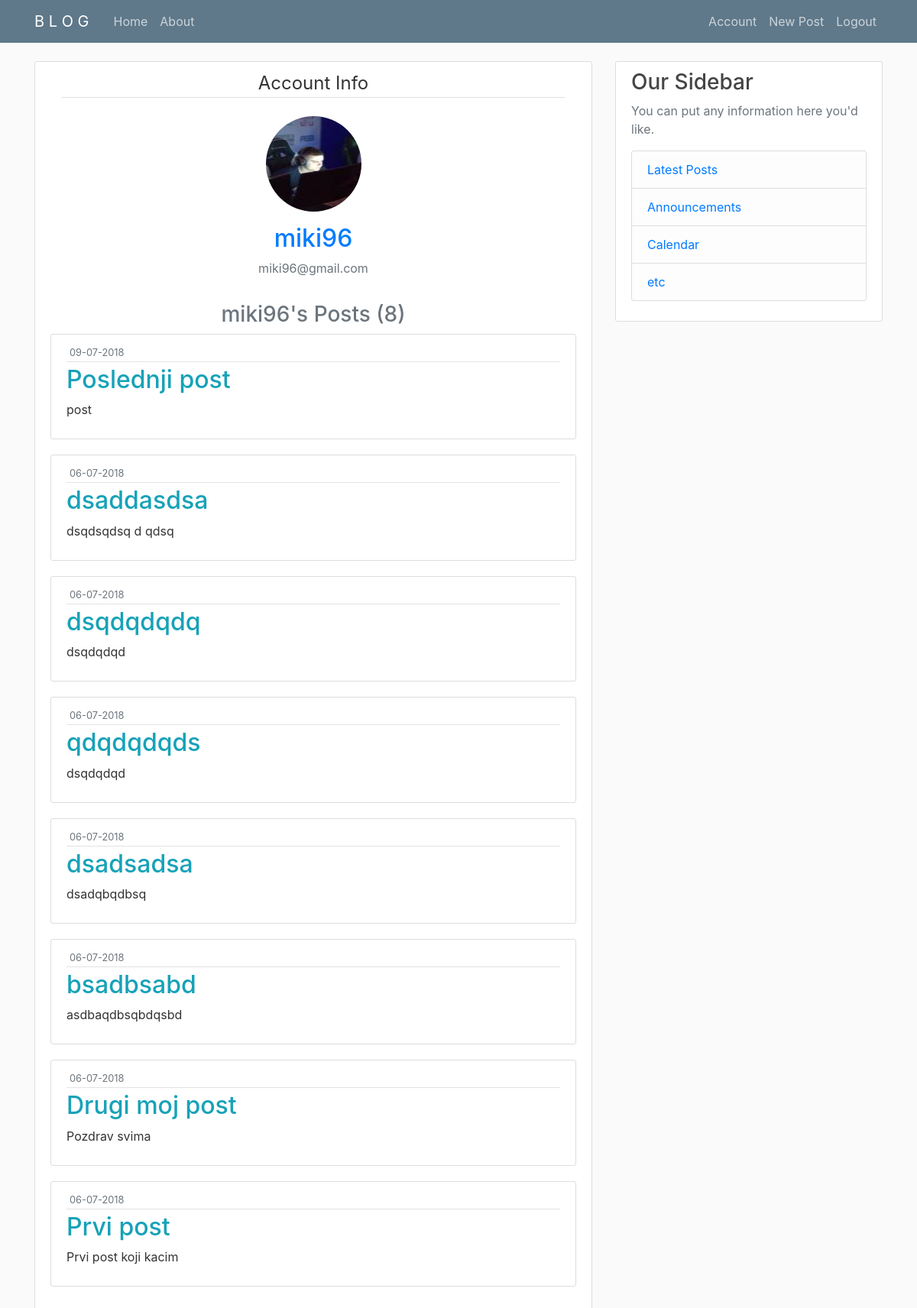
The page /miki96 (signed in) on the database its author committed.
### flaskblog/models.py (models this page shows, shortened)
class User(db.Model, UserMixin):
    id = db.Column(db.Integer, primary_key=True)
    username = db.Column(db.String(20), unique=True, nullable=False)
    email = db.Column(db.String(120), unique=True, nullable=False)
    image_file = db.Column(db.String(20), nullable=False, default='default.jpg')
    password = db.Column(db.String(60),nullable=False)
    posts = db.relationship('Post', backref='author', lazy=True)

class Post(db.Model):
    id = db.Column(db.Integer, primary_key=True)
    title = db.Column(db.String(100), nullable=False)
    date_posted = db.Column(db.DateTime, nullable=False, default=datetime.utcnow)
    content = db.Column(db.Text, nullable=False)
    user_id = db.Column(db.Integer, db.ForeignKey('user.id'),nullable=False)

### flaskblog/users/routes.py (the view)
@users.route("/<username>")
def user_page(username):
    page = request.args.get('page',1,type=int)#type int will raise ValueError if sb enters not int
    if not current_user.is_authenticated:
        flash('You have to be logged in to see users\' details!','danger')
        return redirect(url_for('main.home'))
    if current_user.username == username:
        return redirect(url_for('users.account'))
    user = User.query.filter_by(username=username).first_or_404()
    if user:
        posts = Post.query.filter_by(author=user).order_by(Post.date_posted.desc()).paginate()
        image_file = url_for('static',filename='profile_pics/' + user.image_file)
        return render_template('user.html',title=username + ' Home Page',user=user,posts=posts,image_file=image_file)
    flash('Specified user can not be found!','danger')
    return redirect(url_for('main.home'))

### flaskblog/models.py (called while the page is built)
@login_manager.user_loader
def load_user(user_id):
    return User.query.get(int(user_id))

### flaskblog/templates/user.html
{% extends "layout.html" %} {% block content %}
<div class="content-section">
    <form action="" enctype="multipart/form-data">
        <fieldset class="form-group container">
            <legend class="border-bottom mb-4 text-center">Account Info</legend>
            <img class="rounded-circle account-img mx-auto d-block" src="{{image_file}}" alt="default.jpg">
            <div>
                <a href="#">
                    <h2 class="text-primary text-center">{{ user.username }}</h2>
                </a>
                <p class="text-muted text-center">{{user.email}}</p>
            </div>
        </fieldset>
    </form>
    <div>
        <h3 class="text-muted text-center">{{user.username}}'s Posts ({{posts.total}})</h3>
    </div>
    {% if posts %} {% for post in posts.items %}
    <article class="media content-section">
        <div class="media-body">
            <div class="article-metadata">
                <small class="text-muted m-1">{{ post.date_posted.strftime('%d-%m-%Y') }}</small>
            </div>
            <h2>
                <a class="article-title text-info" href="{{ url_for('posts.post',post_id=post.id) }}">{{ post.title }}</a>
            </h2>
            <p class="article-content">{{ post.content }}</p>
        </div>
    </article>
    {% endfor %} {% endif %}
</div>
{% endblock content %}

### flaskblog/static/main.css (style rules this page uses)
body { background: #fafafa; color: #333333; margin-top: 5rem; }
h1, h2, h3, h4, h5, h6 { color: #444444; }
.content-section { background: #ffffff; padding: 10px 20px; border: 1px solid #dddddd; border-radius: 3px; margin-bottom: 20px; }
.article-title { color: #444444; }
.article-content { white-space: pre-line; }
.article-metadata { padding-bottom: 1px; margin-bottom: 4px; border-bottom: 1px solid #e3e3e3 }
.account-img { height: 125px; width: 125px; margin-right: 20px; margin-bottom: 16px; }

### rows shown on the page
User: username "miki96", email "miki96@gmail.com"
Post: date_posted "09-07-2018", title "Poslednji post", content "post"
Post: date_posted "06-07-2018", title "dsaddasdsa", content "dsqdsqdsq d qdsq"
Post: date_posted "06-07-2018", title "dsqdqdqdq", content "dsqdqdqd"
Post: date_posted "06-07-2018", title "qdqdqdqds", content "dsqdqdqd"
Post: date_posted "06-07-2018", title "dsadsadsa", content "dsadqbqdbsq"
Post: date_posted "06-07-2018", title "bsadbsabd", content "asdbaqdbsqbdqsbd"
Post: date_posted "06-07-2018", title "Drugi moj post", content "Pozdrav svima"
Post: date_posted "06-07-2018", title "Prvi post", content "Prvi post koji kacim"

### other values the page prints
{{ posts.total }} "8"
